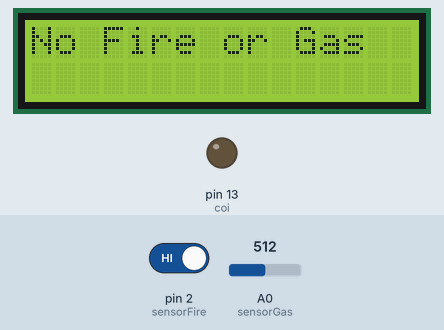
This sketch was run on a simulated Arduino Uno, built with avr-gcc and run on an emulated ATmega328P. Parts: 16×2 character LCD, output pins drawn as LEDs (lit = HIGH). The test bench sets the inputs (shaded band); at power-on: A0 (sensorGas) = 512, pin 2 (sensorFire) HIGH.

Above: at 1.3 s.
1.4 s: A0 (sensorGas) set to 583
3.3 s: A0 (sensorGas) set to 608
At 5.4 s:
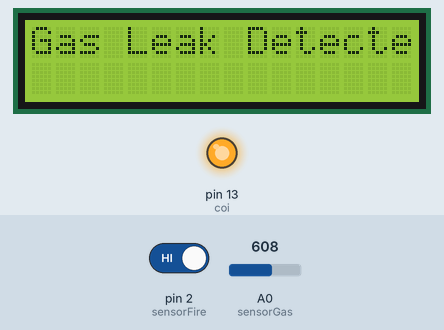
5.7 s: pin 2 (sensorFire) driven LOW
At 7.2 s:
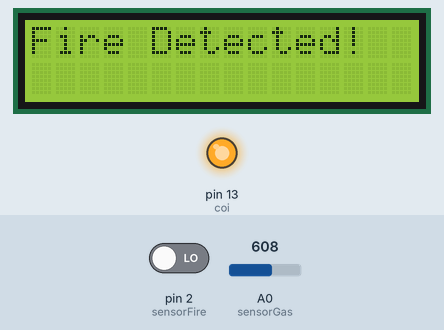
7.7 s: pin 2 (sensorFire) driven HIGH
At 8.8 s:
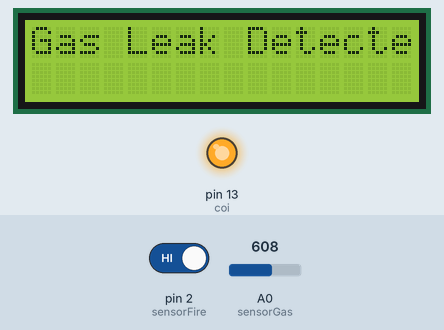
9.7 s: A0 (sensorGas) set to 590
At 11.7 s:
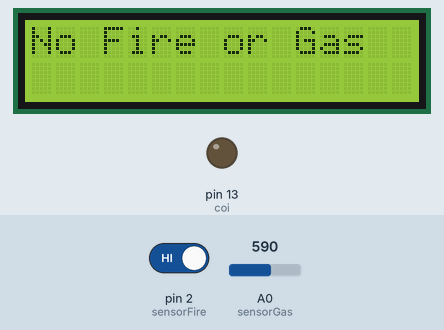
Timing chart, 0 to 13.2 s (numbered marks = the images above; inputs shaded):
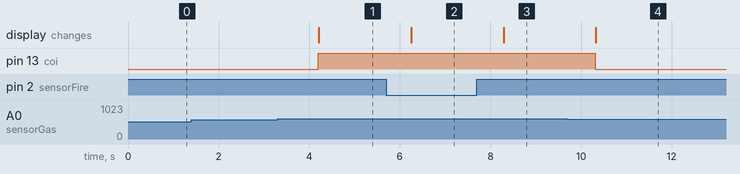

The sketch:

cambienlua.ino
```cpp
#include <Wire.h>
#include <LiquidCrystal_I2C.h>

LiquidCrystal_I2C lcd(0x27, 16, 2);  // Địa chỉ I2C và kích thước màn hình

int sensorFire = 2;
int sensorGas = A0;
int coi = 13;
int giatrigas;

void setup() {
  lcd.init();
  lcd.backlight();
  lcd.begin(16, 2);
  pinMode(sensorFire, INPUT);
  pinMode(sensorGas, INPUT);
  pinMode(coi, OUTPUT);
}


void loop() {
  int fireStatus = digitalRead(sensorFire);
  giatrigas = analogRead(sensorGas);

  lcd.clear();
  lcd.setCursor(0, 0);

  if (fireStatus == LOW) {
    digitalWrite(coi, HIGH);
    lcd.print("Fire Detected!");
  }else if (giatrigas > 600) {
    digitalWrite(coi, HIGH);
    lcd.print("Gas Leak Detected!");
  } else {
    digitalWrite(coi, LOW);
    lcd.print("No Fire or Gas");
  }

  delay(1000);
}
```

Measured:
- the behaviour switches between 600 and 601 on A0 (sensorGas) (found by bisection; images 0 and 1)
- after the input at 1.4 s, every drawn part: stays the same
- after the input at 3.3 s, pin 13 (coi): LOW → HIGH after 0.90 s; the display: changes after 0.91 s (image 1)
- after the input at 5.7 s, the display: changes after 0.55 s (image 2)
- after the input at 7.7 s, the display: changes after 0.59 s (image 3)
- after the input at 9.7 s, pin 13 (coi): HIGH → LOW after 0.61 s; the display: changes after 0.63 s (image 4)
